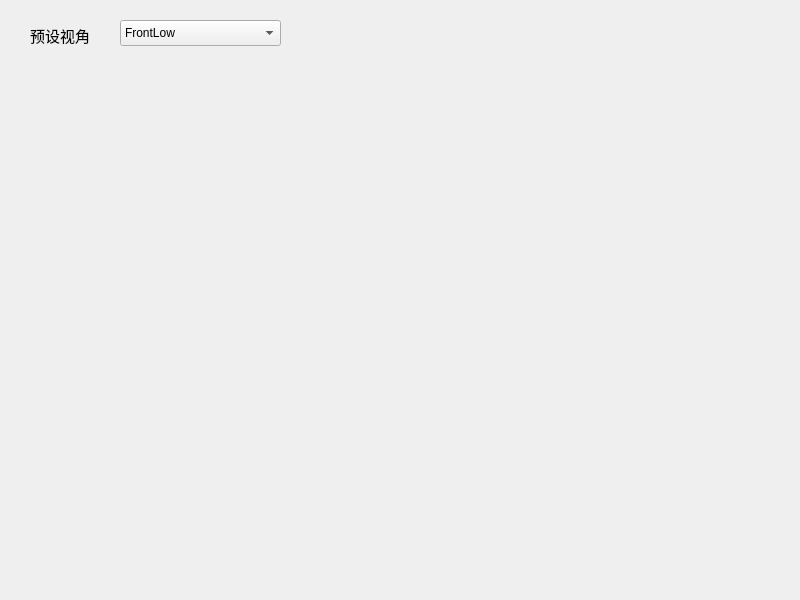
<?xml version="1.0" encoding="UTF-8"?>
<ui version="4.0">
 <class>MainWindow</class>
 <widget class="QMainWindow" name="MainWindow">
  <property name="geometry">
   <rect>
    <x>0</x>
    <y>0</y>
    <width>800</width>
    <height>600</height>
   </rect>
  </property>
  <property name="windowTitle">
   <string>MainWindow</string>
  </property>
  <widget class="QWidget" name="centralwidget">
   <widget class="QLabel" name="label">
    <property name="geometry">
     <rect>
      <x>30</x>
      <y>20</y>
      <width>71</width>
      <height>31</height>
     </rect>
    </property>
    <property name="font">
     <font>
      <pointsize>11</pointsize>
     </font>
    </property>
    <property name="text">
     <string>预设视角</string>
    </property>
   </widget>
   <widget class="QComboBox" name="comboBox">
    <property name="geometry">
     <rect>
      <x>120</x>
      <y>20</y>
      <width>161</width>
      <height>26</height>
     </rect>
    </property>
    <item>
     <property name="text">
      <string>FrontLow</string>
     </property>
    </item>
    <item>
     <property name="text">
      <string>Front</string>
     </property>
    </item>
    <item>
     <property name="text">
      <string>FrontHigh</string>
     </property>
    </item>
    <item>
     <property name="text">
      <string>LeftLow</string>
     </property>
    </item>
    <item>
     <property name="text">
      <string>Left</string>
     </property>
    </item>
    <item>
     <property name="text">
      <string>LeftHigh</string>
     </property>
    </item>
    <item>
     <property name="text">
      <string>RightLow</string>
     </property>
    </item>
    <item>
     <property name="text">
      <string>Right</string>
     </property>
    </item>
    <item>
     <property name="text">
      <string>RightHigh</string>
     </property>
    </item>
    <item>
     <property name="text">
      <string>BehindLow</string>
     </property>
    </item>
    <item>
     <property name="text">
      <string>Behind</string>
     </property>
    </item>
    <item>
     <property name="text">
      <string>BehindHigh</string>
     </property>
    </item>
    <item>
     <property name="text">
      <string>IsometricLeft</string>
     </property>
    </item>
    <item>
     <property name="text">
      <string>IsometricLeftHigh</string>
     </property>
    </item>
    <item>
     <property name="text">
      <string>IsometricRight</string>
     </property>
    </item>
    <item>
     <property name="text">
      <string>IsometricRightHigh</string>
     </property>
    </item>
    <item>
     <property name="text">
      <string>DirectlyAbove</string>
     </property>
    </item>
    <item>
     <property name="text">
      <string>DirectlyAboveCW45</string>
     </property>
    </item>
    <item>
     <property name="text">
      <string>DirectlyAboveCCW45</string>
     </property>
    </item>
    <item>
     <property name="text">
      <string>FrontBelow</string>
     </property>
    </item>
    <item>
     <property name="text">
      <string>LeftBelow</string>
     </property>
    </item>
    <item>
     <property name="text">
      <string>RightBelow</string>
     </property>
    </item>
    <item>
     <property name="text">
      <string>BehindBelow</string>
     </property>
    </item>
    <item>
     <property name="text">
      <string>DirectlyBelow</string>
     </property>
    </item>
   </widget>
  </widget>
 </widget>
 <resources/>
 <connections/>
</ui>
